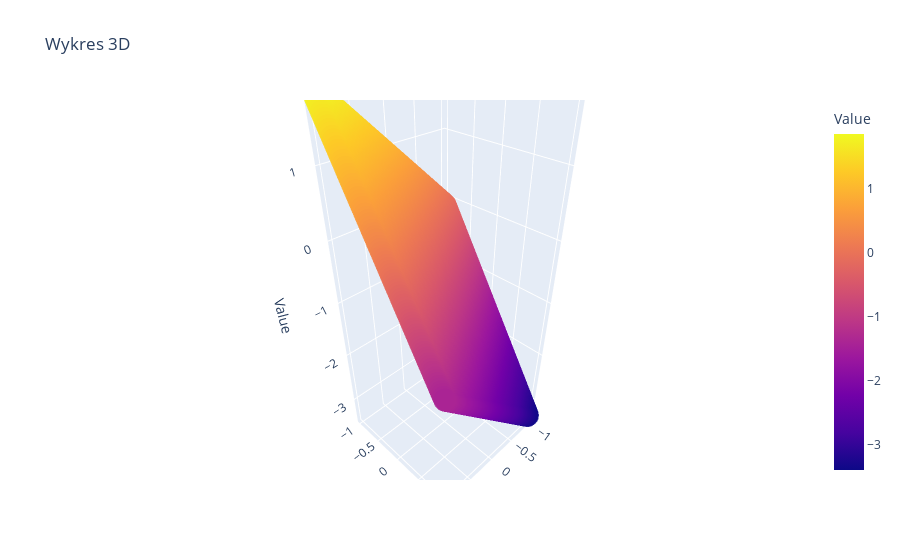

The cell this chart's notebook holds for it:
### Markdown cell above
##### Plot

### Code cell
import plotly.graph_objects as go
import plotly.express as px

# Tworzenie wykresu 3D jako powierzchni
fig = px.scatter_3d(xyz_values, x='t2', y='t3', z='Value', color='Value', title='Wykres 3D', opacity=0.8, size_max=10)
fig.show()

### Figure 1 — Plotly figure (JSON) as saved in the notebook; plotly's stock layout.template omitted (floating-point values rounded to 4 significant figures; data arrays with more than 128 entries replaced by an {"elided": "..."} marker saying what was removed)
{"data": [{"hovertemplate": "t2=%{x}<br>t3=%{y}<br>Value=%{marker.color}<extra></extra>", "legendgroup": "", "marker": {"color": {"elided": "10000 float values"}, "coloraxis": "coloraxis", "opacity": 0.8, "symbol": "circle"}, "mode": "markers", "name": "", "scene": "scene", "showlegend": false, "type": "scatter3d", "x": {"elided": "10000 float values"}, "y": {"elided": "10000 float values"}, "z": {"elided": "10000 float values"}}], "layout": {"coloraxis": {"colorbar": {"title": {"text": "Value"}}, "colorscale": [[0, "#0d0887"], [0.1111, "#46039f"], [0.2222, "#7201a8"], [0.3333, "#9c179e"], [0.4444, "#bd3786"], [0.5556, "#d8576b"], [0.6667, "#ed7953"], [0.7778, "#fb9f3a"], [0.8889, "#fdca26"], [1, "#f0f921"]]}, "legend": {"tracegroupgap": 0}, "scene": {"domain": {"x": [0, 1], "y": [0, 1]}, "xaxis": {"title": {"text": "t2"}}, "yaxis": {"title": {"text": "t3"}}, "zaxis": {"title": {"text": "Value"}}}, "title": {"text": "Wykres 3D"}}}
